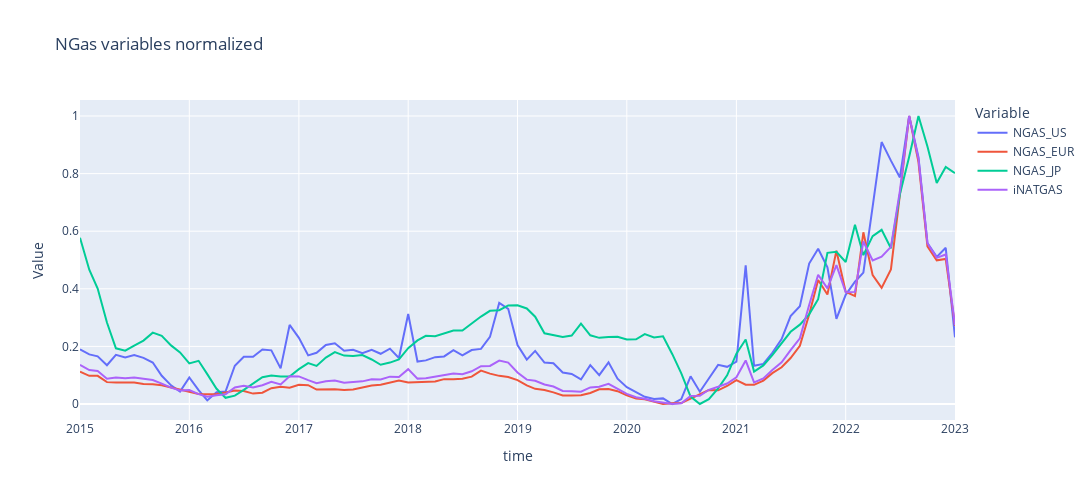

Notebook source saved alongside this figure:
### Markdown cell above
**We can definitely regroup all petro columns into one, because they evolve near identically**

### Code cell
subcols = gas
df_selected = df_normalized.loc[:, subcols]
df_melted = df_selected.reset_index().melt(id_vars=df_selected.index.name, var_name='Variable', value_name='Value')
fig = px.line(df_melted, x=df_selected.index.name, y='Value', color='Variable', title='NGas variables normalized')
fig.update_layout(width=1300, height=500)
fig.show()
